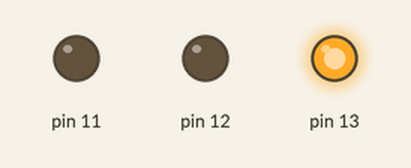
The sketch below on a simulated Arduino Uno, built with avr-gcc and run on an emulated ATmega328P. Parts: output pins drawn as LEDs (lit = HIGH).

Above: at 1.5 s.
At 5.5 s:
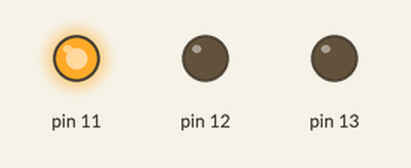
At 6.5 s:
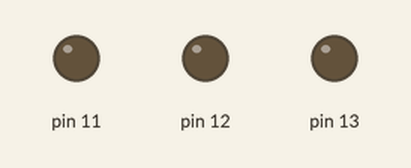
At 9.0 s:
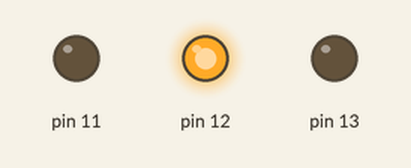
Timing chart, 0 to 16.9 s (numbered marks = the images above):
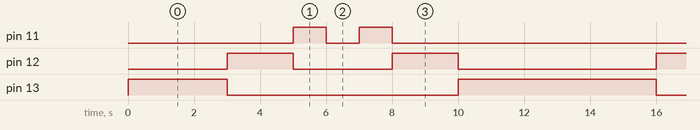

Measured:
- by itself, pin 11: repeats every 13.0 s: LOW 1.0 s, HIGH 1.0 s, LOW 10.0 s, HIGH 1.0 s
- by itself, pin 12: repeats every 13.0 s: LOW 3.0 s, HIGH 2.0 s, LOW 6.0 s, HIGH 2.0 s
- by itself, pin 13: repeats every 13.0 s: LOW 7.0 s, HIGH 6.0 s

The sketch:

Exerc_cio_6.ino
```cpp
// C++ code
//
int tempo = 0;

void setup()
{
  pinMode(13, OUTPUT);
  pinMode(12, OUTPUT);
  pinMode(11, OUTPUT);

  tempo = 1000;
}

void loop()
{
  digitalWrite(13, HIGH);
  delay(3000); // Wait for 3000 millisecond(s)
  digitalWrite(13, LOW);
  digitalWrite(12, HIGH);
  delay(2000); // Wait for 2000 millisecond(s)
  digitalWrite(12, LOW);
  digitalWrite(11, HIGH);
  delay(1000); // Wait for 1000 millisecond(s)
  digitalWrite(11, LOW);
  delay(1000); // Wait for 1000 millisecond(s)
  digitalWrite(11, HIGH);
  delay(1000); // Wait for 1000 millisecond(s)
  digitalWrite(11, LOW);
  digitalWrite(12, HIGH);
  delay(2000); // Wait for 2000 millisecond(s)
  digitalWrite(12, LOW);
  digitalWrite(13, HIGH);
  delay(3000); // Wait for 3000 millisecond(s)
  digitalWrite(13, LOW);
}
```
